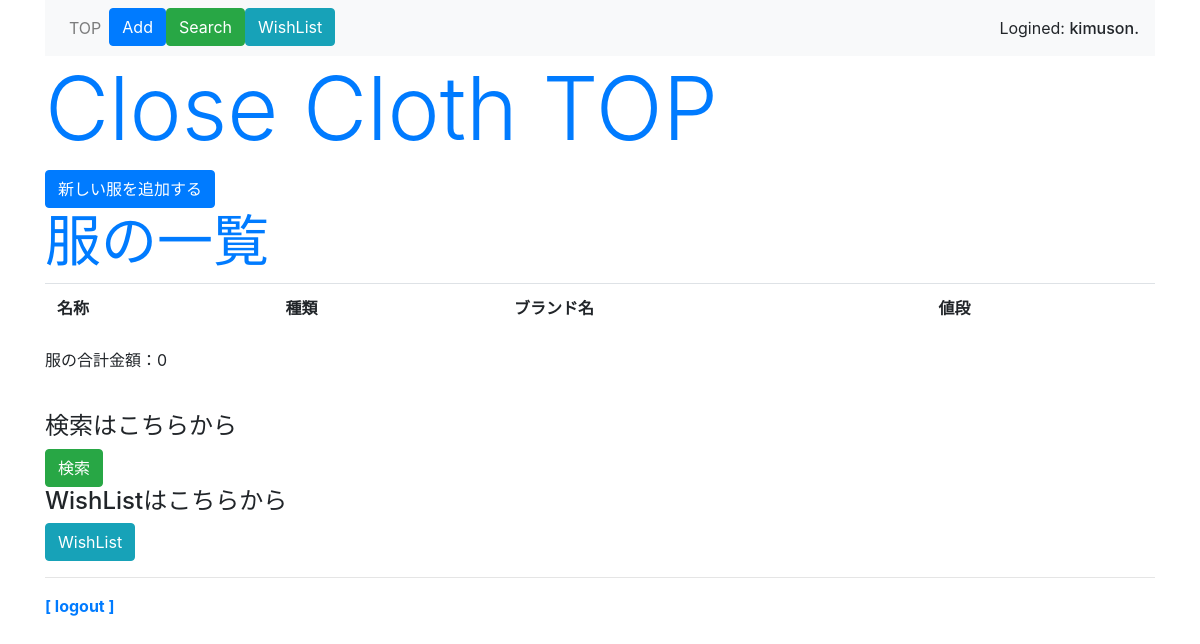
Page /clothes/top (signed in) on the earlier database version.
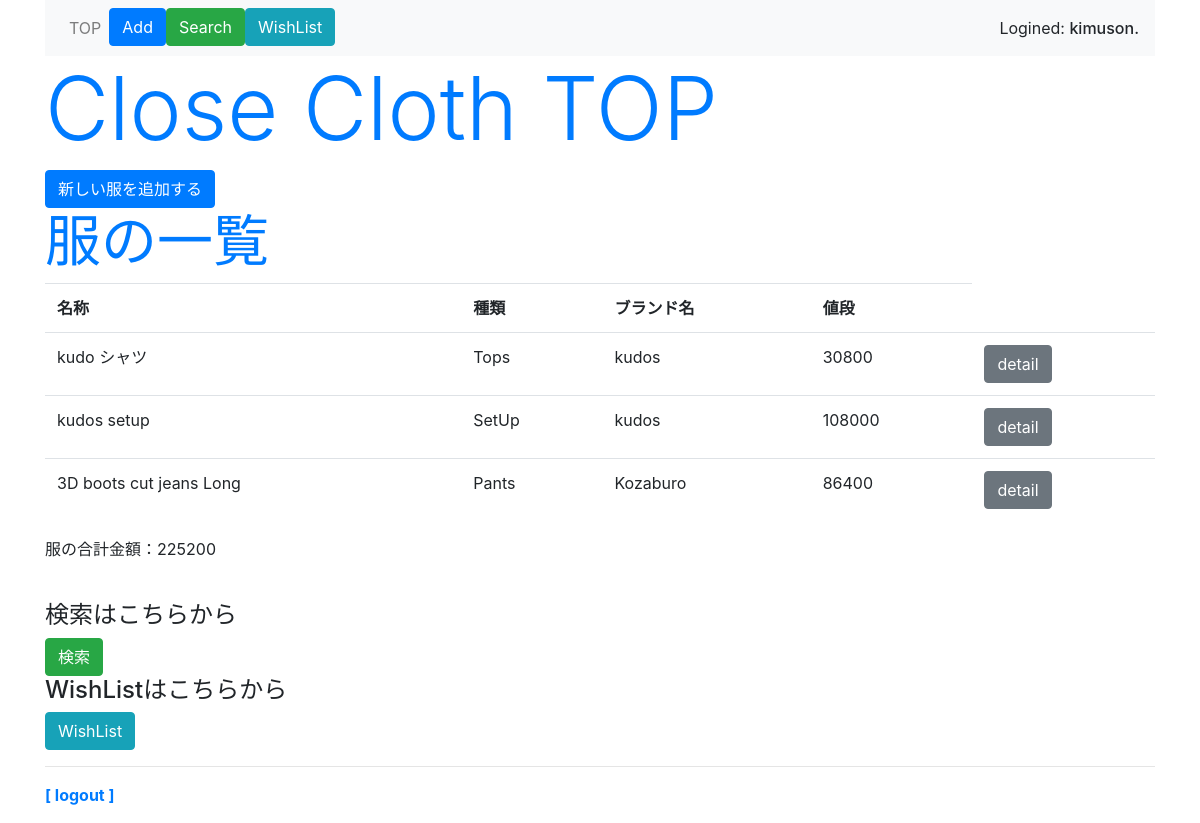
Same page on the later database version.
### clothes/models.py (models this page shows, shortened)
class Post(models.Model):
    owner = models.ForeignKey(User, on_delete=models.CASCADE, related_name='post_owner')
    cloth_name = models.CharField(max_length=40)
    item_info = models.IntegerField(choices=ITEM_CHOICES)
    brand_name = models.CharField(max_length=40)
    season = models.CharField(max_length=7)
    cloth_size = models.CharField(max_length=8)
    material = models.CharField(max_length=40)
    price = models.PositiveIntegerField()
    buying_place = models.CharField(max_length=20)
    buying_date = models.DateField(
        verbose_name='購入日時',
        blank=True,
        null=True,
    )
    post_images = models.ImageField(upload_to='media')

### clothes/views.py (the view)
# urls.py: path('top', views.top, name='top'),
@login_required(login_url='/signin/')
def top(request):
    data = Post.objects.order_by('buying_date')
    user = request.user
    price = Post.objects.filter(owner=user).values_list('price', flat=True)
    sum_price = sum(price)
    params = {
        'title': 'all cloth',
        'data': data,
        'sum_price': sum_price,
        'login_user': user,
    }
    return render(request, 'clothes/top.html', params)

### clothes/templates/clothes/top.html (shortened to what this page needs)
{% extends 'clothes/layout.html' %}
{% block header %}
<h1 class="display-2 text-primary align-baseline">Close Cloth TOP</h1>
{% endblock %}
{% block content %}
<a class="btn btn-primary" href="{% url 'post' %}">新しい服を追加する</a>
<h1 class="display-4 text-primary">服の一覧</h1>
<table class="table">
    <tr>
        <th>名称</th>
        <th>種類</th>
        <th>ブランド名</th>
        <th>値段</th>
    </tr>
    {% for item in data %}
    <tr>
        {% if login_user == item.owner %}
        <td>{{item.cloth_name}}</td>
        <td>{{item.get_item_info_display}}</td>
        <td>{{item.brand_name}}</td>
        <td>{{item.price}}</td>
        <td><a class="btn btn-secondary" href="{% url 'detail' item.id %}">detail</a></td>
        {% endif %}
    </tr>
    {% endfor %}
</table>
<p>服の合計金額：{{sum_price}}</p>
<br>
<h1 class="h4">検索はこちらから</h1>
<a class="btn btn-success" href="{% url 'search' %}">検索</a>
<br>
<h1 class="h4">WishListはこちらから</h1>
<a class="btn btn-info" href="{% url 'wishlist' %}">WishList</a>
{% endblock %}

### clothes/templates/clothes/layout.html (shortened to what this page needs)
{% load static %}
<!doctype html>
<html lang="ja">
    <head>
        <link rel="stylesheet" href="https://stackpath.bootstrapcdn.com/bootstrap/4.5.0/css/bootstrap.min.css">
    </head>
    <body class="container">
        <nav class="navbar navbar-expand navbar-light bg-light">
            <ul class="navbar-nav mr-auto">
                <li class="nav-item">
                    <a class="nav-link" href="{% url 'top' %}">TOP</a>
                </li>
                <li class="nav-item">
                    <a class="nab-link btn btn-primary" href="{% url 'post' %}">Add</a>
                </li>
                <li class="nav-item">
                    <a class="nab-link btn btn-success" href="{% url 'search' %}">Search</a>
                </li>
                <li class="nav-item">
                    <a class="nab-link btn btn-info" href="{% url 'wishlist' %}">WishList</a>
                </li>
            </ul>
            <span>Logined: <span class="h6">{{login_user}}.</span></span>
        </nav>
        <div>
            {% block header %}{% endblock %}
        </div>
        <div class="content">
            {% block content %}{% endblock %}
        </div>
        <hr>
        <div class="my-3">
            <span class="font-weight-bold">
                <a href="{% url 'logout' %}">[ logout ]</a>
            </span>
        </div>
    </body>
</html>

Differences in the rows shown:
added Post: cloth_name "kudo シャツ", item_info "Tops", brand_name "kudos", price "30800"
added Post: cloth_name "kudos setup", item_info "SetUp", brand_name "kudos", price "108000"
added Post: cloth_name "3D boots cut jeans Long", item_info "Pants", brand_name "Kozaburo", price "86400"
Other differences:
{{ sum_price }}: "0" → "225200"
